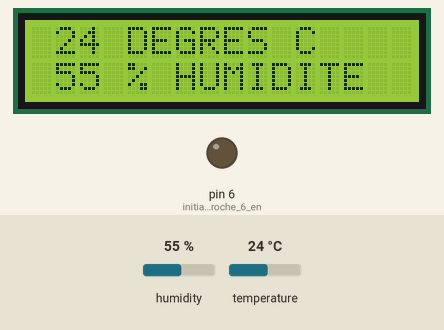
Recording of a sketch running on a simulated Arduino Uno, built with avr-gcc and run on an emulated ATmega328P. Parts: 16×2 character LCD, output pins drawn as LEDs (lit = HIGH). Dashed ring = blinking. The test bench sets the inputs (shaded band); at power-on: humidity 55 %, temperature 24 °C.

Above: at 1.2 s.
1.3 s: humidity set to 69 %
At 2.3 s:
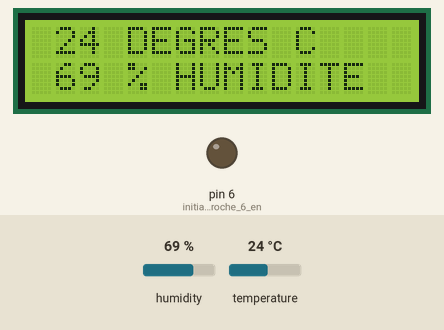
3.0 s: humidity set to 72 %
At 3.95 s:
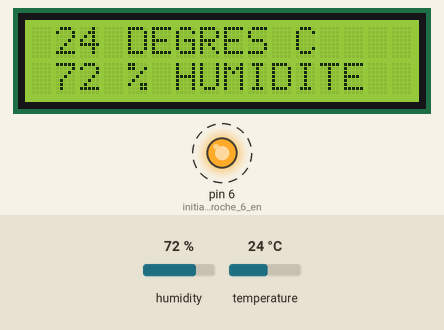
6.6 s: temperature set to 12 °C
At 7.69 s:
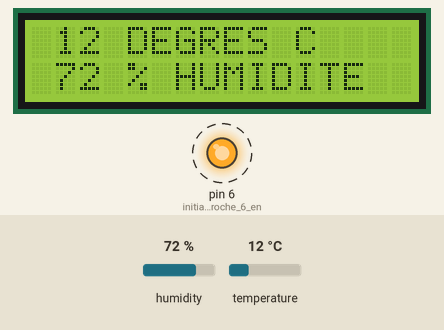
9.0 s: humidity set to 22 %
At 11.5 s:
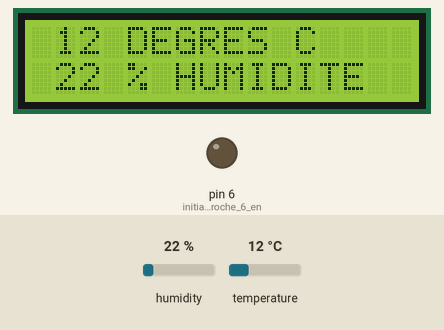
Timing chart, 0 to 12.5 s (numbered marks = the images above; inputs shaded):
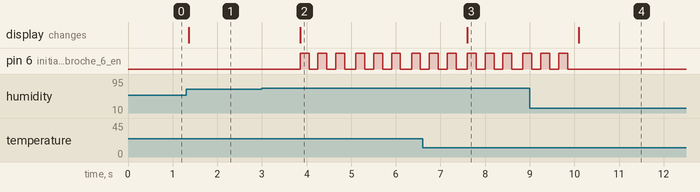

The sketch:

i2c.lnk.ino
```cpp
// pour les connexions des broches; connecter la broche SDA au pin analogique A4 et la broche SCL au pin A5!
// les broches VCC et GND serons connectées normalement aux pin 5V et GND

#include <Wire.h>
#include <LiquidCrystal_I2C.h> // inclusion de la bibliothèque du LCD

#include <SimpleDHT.h >// inclusion de la bibliothèque du DHT11

const int pinDHT11 = 8; // initialiser la broche 8 pour le pin du DHT11
SimpleDHT11 dht11;  //creer un objet dht11

LiquidCrystal_I2C lcd(0x27,16,2);  // set the LCD address to 0x27 for a 16 chars and 2 line display

void setup()
{
  lcd.init();                      // initialize the lcd
  pinMode(6, OUTPUT);  //initialise la broche 6 en sortie
  digitalWrite(6, LOW);

}


void loop()
{

  byte temperature = 0;// creer les variables temperature et humidité
  byte humidity = 0;

  int err = 0; // initialiser une variable erreur à la valleur 0
   if ((err = dht11.read(pinDHT11, &temperature, &humidity, NULL)) != 0)
  {
    lcd.print(" erreur");
  }
  else
  {


    // Print a message to the LCD.
  lcd.backlight();
  lcd.setCursor(1,0);
  lcd.print((int)temperature);
  lcd.print(" DEGRES C");
  lcd.setCursor(1,1);
  lcd.print((int)humidity);
  lcd.print(" % HUMIDITE");
  }

  if (humidity > 70)// si le tau d'humidité est > 70% , la led clignote
  {
    digitalWrite(6, HIGH);
    delay(200);
    digitalWrite(6, LOW);
    delay(200);
    digitalWrite(6, HIGH);
    delay(200);
    digitalWrite(6, LOW);
    delay(200);
    digitalWrite(6, HIGH);
    delay(200);
    digitalWrite(6, LOW);
    delay(200);
  }
  else
  {
    delay(1200);
  }

}
```

Measured:
- the behaviour switches between 70 and 71 % on humidity (found by bisection; images 1 and 2)
- after the input at 1.3 s, the display: changes after 0.06 s (image 1)
- after the input at 3.0 s, pin 6 (initialise_la_broche_6_en): alternates HIGH for 0.20 s and LOW for 0.20 s, starting after 0.86 s; the display: changes after 0.86 s (image 2)
- after the input at 6.6 s, the display: changes after 1.0 s (image 3)
- after the input at 9.0 s, pin 6 (initialise_la_broche_6_en): goes on until 9.8 s, then stays LOW; the display: changes after 1.1 s (image 4)
